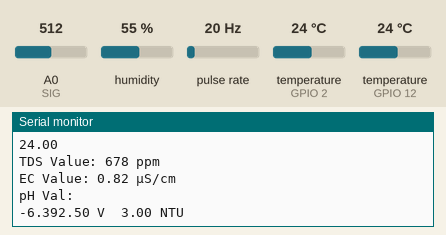
This sketch was run on a simulated ESP8266 (NodeMCU). Shown: the last lines printed to the serial monitor. Wiring (inferred from the names in the program): pulse sensor: data GPIO 14. The inputs (shaded band) are chosen by the test bench; at power-on: humidity 55 %, pulse rate 20 Hz, temperature (sensors on GPIO 2, GPIO 12) 24 °C, A0 (SIG) = 512. WiFi joins after 1.5 s; servers stay silent unless stated; network time is answered at once with the bench clock; the local clock reads 2024-03-15 10:24:30 at power-on unless the sketch sets it.

Above: at 3.2 s.
3.3 s: humidity set to 22 %
At 4.4 s:
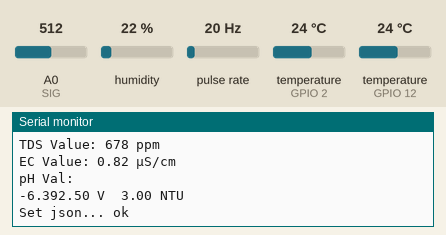
9.8 s: pulse rate (sensor on GPIO 14) set to 4 Hz
11.3 s: temperature (sensor on GPIO 2) set to 12 °C
At 12.6 s:
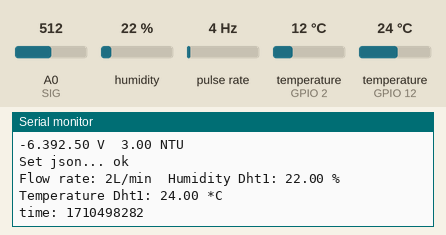
12.8 s: A0 (SIG) set to 716
At 13.04 s:
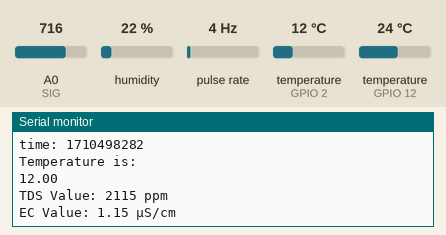
14.3 s: temperature (sensor on GPIO 12) set to 12 °C
At 15.1 s:
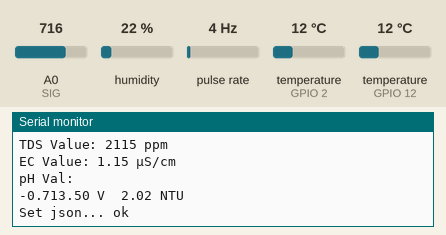
15.8 s: pulse rate (sensor on GPIO 14) set to 50 Hz
At 17.7 s:
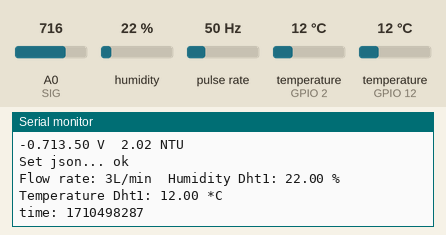
Timing chart, 0 to 18.3 s (numbered marks = the images above; inputs shaded):
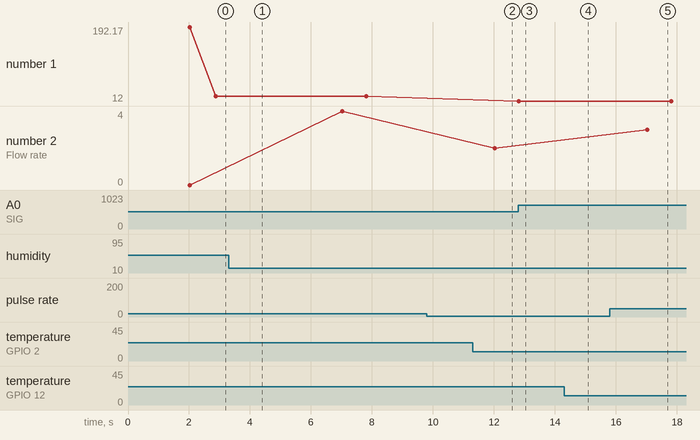

The sketch:

node-connector.ino
```cpp
#include <Arduino.h>
#include <ESP8266WiFi.h>
#include <Firebase_ESP_Client.h>
#include <DallasTemperature.h>
#include <OneWire.h>
#include <NTPClient.h>
#include <WiFiUdp.h>
#include <Wire.h>

#include "DHT.h"

// Provide the token generation process info.
#include "addons/TokenHelper.h"
// Provide the RTDB payload printing info and other helper functions.
#include "addons/RTDBHelper.h"

#define ONE_WIRE_BUS 2                          //D4 pin of nodemcu
#define WATER_SENSOR 14                      //D5

#define WIFI_SSID "Shree"
#define WIFI_PASSWORD "#Cehhack123"


#define API_KEY "AIzaSyAaEGeEJPhCjW_bMpi3UHltzV4TkGqdDEc"


#define USER_EMAIL "aaman.bhowmick21@gmail.com"
#define USER_PASSWORD "AamanB@21"


#define DATABASE_URL "https://ibm-hackathon-f5e60-default-rtdb.asia-southeast1.firebasedatabase.app/"


#define VREF 3.3              // analog reference voltage(Volt) of the ADC
#define SCOUNT  30            // sum of sample point
#define K_VALUE 0.5           // Your sensor's calibration constant

#define S0 16
#define S1 5
#define S2 4
#define S3 0
#define SIG A0


#define DHTPIN 12
#define DHTTYPE DHT11

DHT dht(DHTPIN, DHTTYPE);

// Define Firebase objects
FirebaseData fbdo;
FirebaseAuth auth;
FirebaseConfig config;

// Variable to save USER UID
String uid;

// Database main path (to be updated in setup with the user UID)
String databasePath;

String tempPath = "/temperature";
String flowPath = "/flowrate";
String tdsPath = "/tdsvalue";
String ecPath = "/ecvalue";
String phPath = "/phvalue";
String turbidityPath = "/turbidityvalue";
String surroundingTempPath = "/surroundingTemp";
String surroundingHumPath = "/surroundingHum";
String timePath = "/timestamp";

String parentPath;

FirebaseJson json;

// Define NTP Client to get time
WiFiUDP ntpUDP;
NTPClient timeClient(ntpUDP, "pool.ntp.org");

// Variable to save current epoch time
int timestamp;


// Timer variables (send new readings every three minutes)
unsigned long sendDataPrevMillis = 0;
unsigned long timerDelay = 5000;


// Water flow
long currentMillis = 0;
long previousMillis = 0;
int interval = 1000;

float calibrationFactor = 4.5;
volatile byte pulseCount;
byte pulse1Sec = 0;
float flowRate;
unsigned int flowMilliLitres;
unsigned long totalMilliLitres;


int analogBuffer[SCOUNT];     // store the analog value in the array, read from ADC
int analogBufferTemp[SCOUNT];
int analogBufferIndex = 0;
int copyIndex = 0;

float averageVoltage = 0;
float tdsValue = 0;
float ecValue = 0;  // Added variable for electrical conductivity
float temperature = 0;       // current temperature for compensation


float calibration_value = 21.34 - 0.7;
int phval = 0;
unsigned long int avgval;
int buffer_arr[10], temp;

float ph_act;


float Turbidity_Sensor_Voltage;
int samples = 600;
float ntu;


void IRAM_ATTR pulseCounter()
{
  pulseCount++;
}

void initWiFi() {
  WiFi.begin(WIFI_SSID, WIFI_PASSWORD);
  Serial.print("Connecting to WiFi ..");
  while (WiFi.status() != WL_CONNECTED) {
    Serial.print('.');
    delay(1000);
  }
  Serial.println(WiFi.localIP());
  Serial.println();
}

// Function that gets current epoch time
unsigned long getTime() {
  timeClient.update();
  unsigned long now = timeClient.getEpochTime();
  return now;
}

OneWire oneWire(ONE_WIRE_BUS);

DallasTemperature sensors(&oneWire);            // Pass the oneWire reference to Dallas Temperature.


int getMedianNum(int bArray[], int iFilterLen){
  int bTab[iFilterLen];
  for (byte i = 0; i < iFilterLen; i++)
    bTab[i] = bArray[i];
  int i, j, bTemp;
  for (j = 0; j < iFilterLen - 1; j++) {
    for (i = 0; i < iFilterLen - j - 1; i++) {
      if (bTab[i] > bTab[i + 1]) {
        bTemp = bTab[i];
        bTab[i] = bTab[i + 1];
        bTab[i + 1] = bTemp;
      }
    }
  }
  if ((iFilterLen & 1) > 0){
    bTemp = bTab[(iFilterLen - 1) / 2];
  }
  else {
    bTemp = (bTab[iFilterLen / 2] + bTab[iFilterLen / 2 - 1]) / 2;
  }
  return bTemp;
}


float round_to_dp( float in_value, int decimal_place )
{
  float multiplier = powf( 10.0f, decimal_place );
  in_value = roundf( in_value * multiplier ) / multiplier;
  return in_value;
}


void setup(void)
{
  Serial.begin(9600);
  sensors.begin();
  initWiFi();
  timeClient.begin();

  // Assign the api key (required)
  config.api_key = API_KEY;

  // Assign the user sign in credentials
  auth.user.email = USER_EMAIL;
  auth.user.password = USER_PASSWORD;

  // Assign the RTDB URL (required)
  config.database_url = DATABASE_URL;

  Firebase.reconnectWiFi(true);
  fbdo.setResponseSize(4096);

  // Assign the callback function for the long running token generation task */
  config.token_status_callback = tokenStatusCallback; //see addons/TokenHelper.h

  // Assign the maximum retry of token generation
  config.max_token_generation_retry = 5;

  // Initialize the library with the Firebase authen and config
  Firebase.begin(&config, &auth);

  // Getting the user UID might take a few seconds
  Serial.println("Getting User UID");
  while ((auth.token.uid) == "") {
    Serial.print('.');
    delay(1000);
  }
  // Print user UID
  uid = auth.token.uid.c_str();
  Serial.print("User UID: ");
  Serial.println(uid);

  // Update database path
  databasePath = "/UsersData/" + uid + "/readings";


  pinMode(WATER_SENSOR, INPUT_PULLUP);
  pulseCount = 0;
  flowRate = 0.0;
  flowMilliLitres = 0;
  totalMilliLitres = 0;
  previousMillis = 0;
  attachInterrupt(digitalPinToInterrupt(WATER_SENSOR), pulseCounter, FALLING);

  pinMode(S0,OUTPUT);
  pinMode(S1,OUTPUT);
  pinMode(S2,OUTPUT);
  pinMode(S3,OUTPUT);
  pinMode(SIG, INPUT);

  dht.begin();
}

void loop(void)
{
  if (Firebase.ready() && (millis() - sendDataPrevMillis > timerDelay || sendDataPrevMillis == 0)){
    sendDataPrevMillis = millis();


    currentMillis = millis();
    if (currentMillis - previousMillis > interval) {
      pulse1Sec = pulseCount;
      pulseCount = 0;
      flowRate = ((1000.0 / (millis() - previousMillis)) * pulse1Sec) / calibrationFactor;
      previousMillis = millis();
      // flowMilliLitres = (flowRate / 60) * 1000;
      // totalMilliLitres += flowMilliLitres;

      // Print the flow rate for this second in litres / minute
      Serial.print("Flow rate: ");
      Serial.print(int(flowRate));  // Print the integer part of the variable
      Serial.print("L/min");
      Serial.print("\t");       // Print tab space

      // Print the cumulative total of litres flowed since starting
      // Serial.print("Output Liquid Quantity: ");
      // Serial.print(totalMilliLitres);
      // Serial.print("mL / ");
      // Serial.print(totalMilliLitres / 1000);
      // Serial.println("L");
    }


    float h1 = dht.readHumidity();

    float t1 = dht.readTemperature();

    float f1 = dht.readTemperature(true);


    if (isnan(h1) || isnan(t1) || isnan(f1)) {
      Serial.println("Failed to read from DHT sensor!");
      return;
    }


    Serial.print("Humidity Dht1: ");
    Serial.print(h1);
    Serial.print(" %\t");
    Serial.print("Temperature Dht1: ");
    Serial.print(t1);
    Serial.println(" *C ");


    //Get current timestamp
    timestamp = getTime();
    Serial.print ("time: ");
    Serial.println (timestamp);
    sensors.requestTemperatures();

    Serial.println("Temperature is: ");
    Serial.println(sensors.getTempCByIndex(0));

    temperature = sensors.getTempCByIndex(0);


    digitalWrite(S0,LOW); digitalWrite(S1,LOW); digitalWrite(S2,LOW); digitalWrite(S3,LOW);

    for (int i = 0; i < SCOUNT; i++) {
      analogBuffer[i] = analogRead(SIG);
    }

    // read the analog value more stable by the median filtering algorithm, and convert to voltage value
    averageVoltage = getMedianNum(analogBuffer, SCOUNT) * (float) VREF / 1024.0;

    // temperature compensation formula: fFinalResult(25^C) = fFinalResult(current)/(1.0+0.02*(fTP-25.0));
    float compensationCoefficient = 1.0 + 0.02 * (temperature - 25.0);
    // temperature compensation
    float compensationVoltage = averageVoltage / compensationCoefficient;

    // convert voltage value to tds value
    tdsValue = (133.42 * compensationVoltage * compensationVoltage * compensationVoltage - 255.86 * compensationVoltage * compensationVoltage + 857.39 * compensationVoltage) * 0.5;

    // Calculate electrical conductivity (EC)
    ecValue = averageVoltage * K_VALUE;

    // Display both TDS and EC values
    Serial.print("TDS Value: ");
    Serial.print(tdsValue, 0);
    Serial.println(" ppm");

    Serial.print("EC Value: ");
    Serial.print(ecValue, 2);  // You can adjust the decimal places as needed
    Serial.println(" µS/cm");


    for (int i = 0; i < 10; i++) {
      digitalWrite(S0, HIGH); digitalWrite(S1, LOW); digitalWrite(S2, LOW); digitalWrite(S3, LOW);
      buffer_arr[i] = analogRead(SIG);
      delay(30);
    }

    for (int i = 0; i < 9; i++) {
      for (int j = i + 1; j < 10; j++) {
        if (buffer_arr[i] > buffer_arr[j]) {
          temp = buffer_arr[i];
          buffer_arr[i] = buffer_arr[j];
          buffer_arr[j] = temp;
        }
      }
    }

    avgval = 0;
    for (int i = 2; i < 8; i++)
      avgval += buffer_arr[i];

    float volt = (float)avgval * 5.0 / 1024 / 6;
    ph_act = -(-5.70 * volt + calibration_value);

    Serial.println("pH Val: ");
    Serial.print(ph_act);


    Turbidity_Sensor_Voltage = 0;
    for(int i=0; i<samples; i++)
    {
        digitalWrite(S0,LOW); digitalWrite(S1,HIGH); digitalWrite(S2,LOW); digitalWrite(S3,LOW);
        Turbidity_Sensor_Voltage += ((float)analogRead(SIG)/1023)*5;
    }

    Turbidity_Sensor_Voltage = Turbidity_Sensor_Voltage/samples;

    Turbidity_Sensor_Voltage = round_to_dp(Turbidity_Sensor_Voltage,2);
    if(Turbidity_Sensor_Voltage < 2.5){
      ntu = 3;
    }else{
      ntu = (-1120.4*pow(Turbidity_Sensor_Voltage, 2)+ 5742.3*Turbidity_Sensor_Voltage - 4352.9)/1000;
    }

    Serial.print(Turbidity_Sensor_Voltage);
    Serial.print(" V\t");
    Serial.print(ntu);
    Serial.println(" NTU");


    parentPath = databasePath + "/" + String(timestamp);

    json.set(tempPath.c_str(), String(sensors.getTempCByIndex(0)));
    json.set(flowPath.c_str(), String(flowRate));
    json.set(tdsPath.c_str(), String(tdsValue));
    json.set(ecPath.c_str(), String(ecValue));
    json.set(phPath.c_str(), String(ph_act));
    json.set(turbidityPath.c_str(), String(ntu));
    json.set(surroundingTempPath.c_str(), String(t1));
    json.set(surroundingHumPath.c_str(), String(h1));
    json.set(timePath, String(timestamp));
    Serial.printf("Set json... %s\n", Firebase.RTDB.setJSON(&fbdo, parentPath.c_str(), &json) ? "ok" : fbdo.errorReason().c_str());
  }
}
```

Measured:
- after the input at 12.8 s, the serial monitor: prints a new line at once (image 3)
- after the input at 15.8 s, the serial monitor: prints a new line after 1.2 s (image 5)
- plotted number 2: 2 → 3 after the input at 15.8 s
